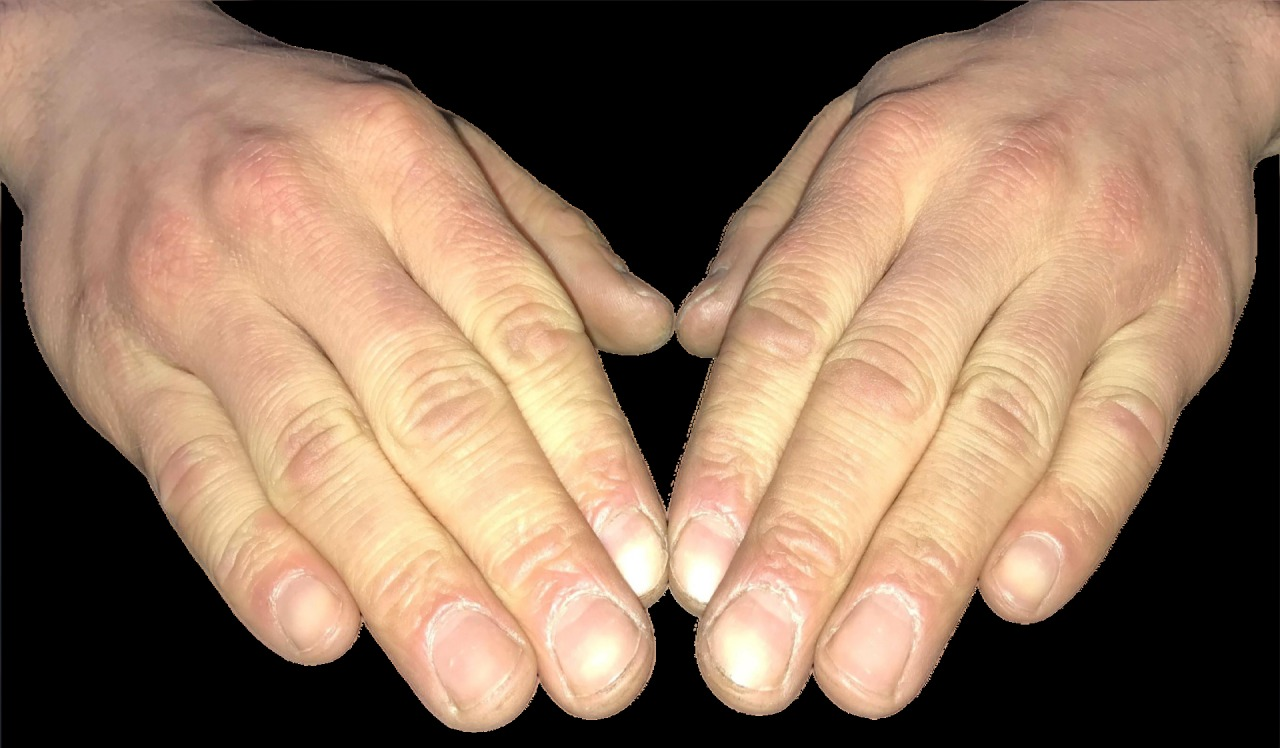
#> input picture vision/hand_tracking/fixtures/hand_open.jpg, 1280 x 748 px, given in place of the camera
$ python marker_pose.py
#> lines starting #> are read from the running program, lines starting #| are printed output that depends on the picture
### agents/bus_client.py
#!/usr/bin/env python3
"""Shared Robot Bus client. asyncio-native with a thread-backed sync facade.

    from bus_client import BusClient, SyncBus
    import asyncio

    async def demo():
        async with BusClient("my-agent", roles=["tool"]) as bus:      # hello + roster
            await bus.subscribe(["sim.obs"])
            rid = await bus.request("sim.cmd", {"cmd": "ping"}, to="armsmith-web")
            print(await bus.wait(rid))
            async for msg in bus.messages("sim.obs"):
                print(msg["data"]["step"])

    with SyncBus("my-tool") as bus:                                   # from plain scripts
        bus.send("sim.cmd", {"cmd": "reset", "args": {"seed": 7}}, to="armsmith-web")
        print(bus.request("sim.cmd", {"cmd": "ping"}, to="armsmith-web", timeout=3))

URL resolution order: explicit arg -> $ROBOT_BUS_URL -> runs/bus.port -> ws://127.0.0.1:8890/ws
"""

from __future__ import annotations

import asyncio
import json
import os
import queue
import threading
import time
import uuid
from pathlib import Path
from typing import Any

from websockets.asyncio.client import connect
from websockets.exceptions import ConnectionClosed

REPO = Path(__file__).resolve().parents[1]
DEFAULT_PORT = 8890


def bus_port() -> int:
    env = os.environ.get("ROBOT_BUS_PORT")
    if env and env.isdigit():
        return int(env)
    try:
        return int((REPO / "runs" / "bus.port").read_text().strip())
    except (OSError, ValueError):
        return DEFAULT_PORT


def resolve_url(explicit: str | None = None) -> str:
    if explicit:
        return explicit
    env = os.environ.get("ROBOT_BUS_URL")
    if env:
        return env
    return f"ws://127.0.0.1:{bus_port()}/ws"


def http_base() -> str:
    u = resolve_url()
    return "http://" + u.split("//", 1)[1].split("/", 1)[0]


class BusClient:
    def __init__(
        self, name: str, url: str | None = None, roles=(), caps=(), subscribe=()
    ):
        self.wanted = name
        self.name: str | None = None  # the hub may rename us (name#2)
        self.url = resolve_url(url)
        self.roles = list(roles)
        self.caps = list(caps)
        self.subs = set(subscribe)
        self.ws = None
        self._reader: asyncio.Task | None = None
        self._inbox: asyncio.Queue = asyncio.Queue(maxsize=10000)
        self._pending: dict[str, asyncio.Future] = {}
        self.connected = asyncio.Event()

    # ------------------------------------------------------------------ setup
    async def connect(self, timeout: float = 8.0) -> "BusClient":
        self.ws = await connect(
            self.url, max_size=64 * 1024 * 1024, ping_interval=20, ping_timeout=20
        )
        self._reader = asyncio.create_task(self._read_loop())
        await self._ws_send(
            {
                "topic": "bus.hello",
                "data": {"name": self.wanted, "roles": self.roles, "caps": self.caps},
            }
        )
        await asyncio.wait_for(self.connected.wait(), timeout)
        if self.subs:  # opt in to high-rate topics requested at construction
            await self._ws_send(
                {"topic": "bus.sub", "data": {"topics": sorted(self.subs)}}
            )
        return self

    async def __aenter__(self) -> "BusClient":
        return await self.connect()

    async def __aexit__(self, *exc) -> None:
        await self.close()

    async def close(self) -> None:
        if self._reader:
            self._reader.cancel()
        if self.ws is not None:
            try:
                await self.ws.close()
            except Exception:
                pass

    # ------------------------------------------------------------------ io
    async def _ws_send(self, envelope: dict) -> None:
        if self.ws is None:
            raise ConnectionError("not connected")
        await self.ws.send(json.dumps(envelope, separators=(",", ":")))

    async def _read_loop(self) -> None:
        try:
            async for raw in self.ws:
                try:
                    msg = json.loads(raw)
                except (TypeError, ValueError):
                    continue
                if not isinstance(msg, dict):
                    continue
                if msg.get("topic") == "bus.roster":
                    self.name = (msg.get("data") or {}).get("you") or self.wanted
                    self.connected.set()
                    continue
                fut = self._pending.get(msg.get("id"))
                if fut is not None and not fut.done():
                    fut.set_result(msg)
                    continue
                try:
                    self._inbox.put_nowait(msg)
                except asyncio.QueueFull:
                    self._inbox.get_nowait()  # drop oldest
                    self._inbox.put_nowait(msg)
        except (ConnectionClosed, asyncio.CancelledError):
            pass
        finally:
            for fut in self._pending.values():
                if not fut.done():
                    fut.set_exception(ConnectionError("bus disconnected"))
            self._pending.clear()

    # [10 lines left out: function envelope, not called in this run]

    # ------------------------------------------------------------------ api
    async def subscribe(self, topics) -> None:
        self.subs |= set(topics)
        await self._ws_send({"topic": "bus.sub", "data": {"topics": sorted(self.subs)}})

    async def send(self, topic: str, data: Any = None, to: str | None = None) -> str:
        env = self.envelope(topic, data, to)
        await self._ws_send(env)
        return env["id"]

    async def reply(self, request: dict, data: Any = None) -> None:
        """Answer a request on the bus, echoing its id so the sender correlates."""
        if not isinstance(request, dict):
            return
        req_data = request.get("data") or {}
        reply_topic = req_data.get("reply_to") or f"{request.get('src', 'x')}.reply"
        env = {
            "v": 1,
            "id": request.get("id", str(uuid.uuid4())),
            "ts": time.time(),
            "src": self.name or self.wanted,
            "topic": reply_topic,
            "to": request.get("src"),
            "data": data,
        }
        await self._ws_send(env)

    async def request(
        self,
        topic: str,
        data: Any = None,
        to: str | None = None,
        timeout: float = 3.0,
        reply_topic: str | None = None,
    ) -> dict | None:
        """Send and wait for the correlated reply (reply carries our request id)."""
        data = dict(data or {})
        if reply_topic:
            data["reply_to"] = reply_topic
        env = self.envelope(topic, data, to)
        fut = asyncio.get_running_loop().create_future()
        self._pending[env["id"]] = fut
        try:
            await self._ws_send(env)
            return await asyncio.wait_for(fut, timeout)
        finally:
            self._pending.pop(env["id"], None)

    async def wait(self, request_id: str, timeout: float = 3.0) -> dict | None:
        """Register interest in a reply that was sent with send() (no blocking on it)."""
        fut = asyncio.get_running_loop().create_future()
        self._pending[request_id] = fut
        try:
            return await asyncio.wait_for(fut, timeout)
        finally:
            self._pending.pop(request_id, None)

    async def recv(
        self, timeout: float | None = None, topic: str | None = None
    ) -> dict | None:
        """Next inbox message (optionally filtered by topic; others are kept in a side list)."""
        deadline = None if timeout is None else time.monotonic() + timeout
        side: list = []
        try:
            while True:
                remaining = (
                    None if deadline is None else max(0.0, deadline - time.monotonic())
                )
                try:
                    msg = await asyncio.wait_for(self._inbox.get(), remaining)
                except asyncio.TimeoutError:
                    return None
                if topic is None or msg.get("topic") == topic:
                    return msg
                side.append(msg)
        finally:
            for m in reversed(side):  # put back what we skipped
                try:
                    self._inbox.put_nowait(m)
                except asyncio.QueueFull:
                    break

    async def messages(self, topic: str | None = None):
        """async for msg in bus.messages('sim.obs')"""
        while True:
            msg = await self.recv(topic=topic)
            if msg is None:
                return
            yield msg


class SyncBus:
    """Thread-backed facade so plain scripts can use the bus without writing asyncio."""

    def __init__(
        self, name: str, url: str | None = None, roles=(), caps=(), subscribe=()
    ):
#> called with name = 'vision-marker', subscribe = ()
        self._loop = asyncio.new_event_loop()
        self.client = BusClient(name, url, roles, caps, subscribe)
#> (the call stopped at in _run, `async def pump(): await self.client.connect() while True: msg = await ..`: websockets is not available in this run)
        self._thread = threading.Thread(
            target=self._run, name=f"bus-{name}", daemon=True
        )
        self._inbox: queue.Queue = queue.Queue(maxsize=10000)
        self._thread.start()
        # wait for hello/roster
        for _ in range(200):
            if self.client.connected.is_set() or not self._thread.is_alive():
                break
            time.sleep(0.05)
        if not self.client.connected.is_set():
            raise ConnectionError(
                f"bus unreachable at {self.client.url} -- is `python agents/hub.py` running?"
            )

    def _run(self) -> None:
        asyncio.set_event_loop(self._loop)

        async def pump():
            await self.client.connect()
            while True:
                msg = await self.client.recv()
                if msg is None:
                    continue
                try:
                    self._inbox.put_nowait(msg)
                except queue.Full:
                    self._inbox.get_nowait()
                    self._inbox.put_nowait(msg)

        try:
            self._loop.run_until_complete(pump())
        except Exception:
            pass

    def _call(self, coro, timeout: float | None = None):
        fut = asyncio.run_coroutine_threadsafe(coro, self._loop)
        return fut.result(timeout)

    @property
    def name(self) -> str:
        return self.client.name or self.client.wanted

    def subscribe(self, topics) -> None:
        self._call(self.client.subscribe(topics), 5)

    def send(self, topic: str, data: Any = None, to: str | None = None) -> str:
        return self._call(self.client.send(topic, data, to), 5)

    # [24 lines left out: functions request, recv, not called in this run]

    def close(self) -> None:
        self._call(self.client.close(), 5)

    def __enter__(self):
        return self

    # [5 lines left out: function __exit__, not called in this run]

### vision/tape_tracker/marker_pose.py
#!/usr/bin/env python3
"""marker_pose.py — ArUco 6DoF pose on the bus (cv2.aruco, DICT_6X6_250).

Pipeline: detectMarkers → solvePnP (SOLVEPNP_IPPE_SQUARE, exact for square
planar markers) → position in the CAMERA frame (metres) + yaw of the marker
normal. Published as vision.marker per docs/PROTOCOL.md.

⚠ DEFAULT INTRINSICS ARE UNCALIBRATED: unless you pass --calib (an .npz from
cv2.calibrateCamera) we assume fx=fy=frame_width, cx=w/2, cy=h/2 — a ~50°
horizontal FOV guess for a typical webcam. Positions will be roughly right
(z scales ~1/f) but are NOT metrology. For demo-day absolute placement,
print one marker at a known distance and eyeball-scale --marker-len, or do a
proper chessboard calibration (see vision/README.md workflow).

Prior-art note: the "render a marker, warp it, check the pose back" test
pattern comes from the ArUco sections of our earlier robot_vision tooling;
corner order convention (TL,TR,BR,BL ↔ object points (-s/2,s/2)…
counter-clockwise in marker frame) follows the OpenCV docs.

Usage:
  sim/py/.venv/bin/python vision/tape_tracker/marker_pose.py --source 2
  sim/py/.venv/bin/python vision/tape_tracker/marker_pose.py --calib calib.npz
"""

from __future__ import annotations

import argparse
import base64
import json
import math
import sys
import time
from pathlib import Path

import cv2
import numpy as np

_HERE = Path(__file__).resolve().parent
_REPO = _HERE.parents[1]
sys.path.insert(0, str(_HERE.parent))
sys.path.insert(0, str(_REPO / "agents"))

DICT = cv2.aruco.DICT_6X6_250


def default_intrinsics(w: int, h: int) -> np.ndarray:
    """Guess K for an uncalibrated webcam: fx=fy=w (≈53° h-FOV), centre cx/cy."""
    f = float(w)
    return np.array([[f, 0, w / 2.0], [0, f, h / 2.0], [0, 0, 1.0]], dtype=np.float64)


def load_calib(path: str) -> tuple[np.ndarray, np.ndarray]:
    """npz with 'mtx'/'dist' (cv2.calibrateCamera convention)."""
    d = np.load(path)
    return d["mtx"].astype(np.float64), d["dist"].astype(np.float64)


def object_points(marker_len_m: float) -> np.ndarray:
    """Marker corners in the marker frame: origin centre, z out of the plane,
    order TL, TR, BR, BL (matches detectMarkers corner order)."""
    s = marker_len_m / 2.0
    return np.array([[-s, s, 0], [s, s, 0], [s, -s, 0], [-s, -s, 0]], dtype=np.float64)


def marker_yaw(rmat: np.ndarray) -> float:
    """Yaw of the marker's FRONT-face normal in the camera frame, degrees.

    OpenCV's planar convention (IPPE_SQUARE + image-space corner order) yields
    R@[0,0,1] pointing AWAY from the camera for a marker facing us, so the
    front-face normal is -R@[0,0,1]. yaw = atan2(n_x, n_z): 0° head-on,
    ±90° edge-on. (Empirically verified in test_marker.py.)
    """
    n = -rmat @ np.array([0.0, 0.0, 1.0])
    return math.degrees(math.atan2(n[0], n[2]))


def detect_markers(
    frame_bgr: np.ndarray,
    marker_len_m: float = 0.06,
    mtx: np.ndarray | None = None,
    dist: np.ndarray | None = None,
) -> list[dict]:
    """Detect + PnP. PURE (no bus/camera). Returns [{id, pos_m, yaw_deg, corners}]."""
    h, w = frame_bgr.shape[:2]
    if mtx is None:
        mtx = default_intrinsics(w, h)
    if dist is None:
        dist = np.zeros((1, 5), dtype=np.float64)
    gray = cv2.cvtColor(frame_bgr, cv2.COLOR_BGR2GRAY)
    detector = cv2.aruco.ArucoDetector(
        cv2.aruco.getPredefinedDictionary(DICT), cv2.aruco.DetectorParameters()
    )
    corners, ids, _rej = detector.detectMarkers(gray)
    out: list[dict] = []
    if ids is None:
        return out
    objp = object_points(marker_len_m)
    for i, cid in enumerate(ids.flatten()):
        pts = corners[i].reshape(4, 2).astype(np.float64)
        ok, rvec, tvec = cv2.solvePnP(
            objp, pts, mtx, dist, flags=cv2.SOLVEPNP_IPPE_SQUARE
        )
        if not ok:
            continue
        rmat, _ = cv2.Rodrigues(rvec)
        out.append(
            {
                "id": int(cid),
                "pos_m": [
                    round(float(tvec[0][0]), 4),
                    round(float(tvec[1][0]), 4),
                    round(float(tvec[2][0]), 4),
                ],
                "yaw_deg": round(marker_yaw(rmat), 1),
                "corners": pts.astype(int).tolist(),
            }
        )
    return out


def annotate(frame: np.ndarray, markers: list[dict]) -> np.ndarray:
    for m in markers:
        pts = np.array(m["corners"], dtype=np.int32)
        cv2.polylines(frame, [pts], True, (80, 255, 80), 2)
        c = pts.mean(axis=0).astype(int)
        cv2.putText(
            frame,
            f"id={m['id']} z={m['pos_m'][2]:.2f}m yaw={m['yaw_deg']:+.0f}°",
            (c[0] - 40, c[1] - 10),
            cv2.FONT_HERSHEY_SIMPLEX,
            0.5,
            (80, 255, 80),
            1,
            cv2.LINE_AA,
        )
    return frame


def main() -> None:
    ap = argparse.ArgumentParser(
        description=__doc__, formatter_class=argparse.RawDescriptionHelpFormatter
    )
    ap.add_argument("--source", default="0")
    ap.add_argument(
        "--marker-len",
        type=float,
        default=0.06,
        help="printed marker side length in metres",
    )
    ap.add_argument("--calib", default="", help=".npz with mtx/dist from calibration")
    ap.add_argument("--dict", type=int, default=DICT, help="cv2.aruco dict id")
    ap.add_argument("--marker-hz", type=float, default=30.0)
    ap.add_argument("--frame-hz", type=float, default=10.0)
    ap.add_argument("--jpeg-w", type=int, default=640)
    ap.add_argument("--width", type=int, default=640)
    ap.add_argument("--height", type=int, default=480)
    ap.add_argument("--bus", default="")
    args = ap.parse_args()

    mtx = dist = None
    if args.calib:
        mtx, dist = load_calib(args.calib)
        print(f"calibration loaded from {args.calib}")
    else:
        print(
            "WARN: using DEFAULT (uncalibrated) intrinsics — pos_m is a rough "
            "estimate; calibrate for absolute scale (vision/README.md)"
        )

    bus = None
    try:
        from bus_client import SyncBus

        bus = SyncBus(
            "vision-marker", url=args.bus or None, roles=["tool"], caps=["aruco"]
        )
        print(f"bus: connected as {bus.name}")
    except Exception as e:  # noqa: BLE001
        print(f"WARN: bus unreachable ({e}); running offline")

    def publish(topic: str, data: dict) -> None:
        if bus is not None:
            try:
                bus.send(topic, data)
            except Exception as e:  # noqa: BLE001
                print(f"WARN: publish failed ({e}); continuing")

    try:
        idx = int(args.source)
        src, is_cam = idx, True
    except ValueError:
        src, is_cam = args.source, False
    backend = cv2.CAP_V4L2 if is_cam else cv2.CAP_FFMPEG
    cap = cv2.VideoCapture(src, backend)
    if is_cam and cap.isOpened():
        cap.set(cv2.CAP_PROP_FRAME_WIDTH, args.width)
        cap.set(cv2.CAP_PROP_FRAME_HEIGHT, args.height)
    if not cap.isOpened() or (is_cam and not cap.read()[0]):
        cap.release()
        import find_cameras

        probe = find_cameras.probe_indices(list(range(0, 13)))
        usable = [c["index"] for c in probe if c.get("can_open")]
        sys.exit(
            f"error: cannot open source {args.source!r}; usable: {usable or 'NONE'}"
        )

    last_m_t = 0.0
#> last_m_t = 0
    last_f_t = 0.0
    frame_count = 0
    fps = 0.0
    t_prev = time.perf_counter()

    try:
        while True:
            ok, frame = cap.read()
#> frame is the input picture: shape (748, 1280, 3); mean B, G, R 94.6, 116.7, 145.1
            if not ok:
                if not is_cam:
                    cap.set(cv2.CAP_PROP_POS_FRAMES, 0)
                    continue
                print("WARN: camera read failed; retrying")
                time.sleep(0.2)
                continue
            now = time.perf_counter()
            dt = max(1e-3, now - t_prev)
            fps = 0.9 * fps + 0.1 / dt if frame_count > 5 else 1 / dt
            t_prev = now
            frame_count += 1

            markers = detect_markers(frame, args.marker_len, mtx, dist)
#> in detect_markers, `gray = cv2.cvtColor(frame_bgr, cv2.COLOR_BGR2GRAY)`:
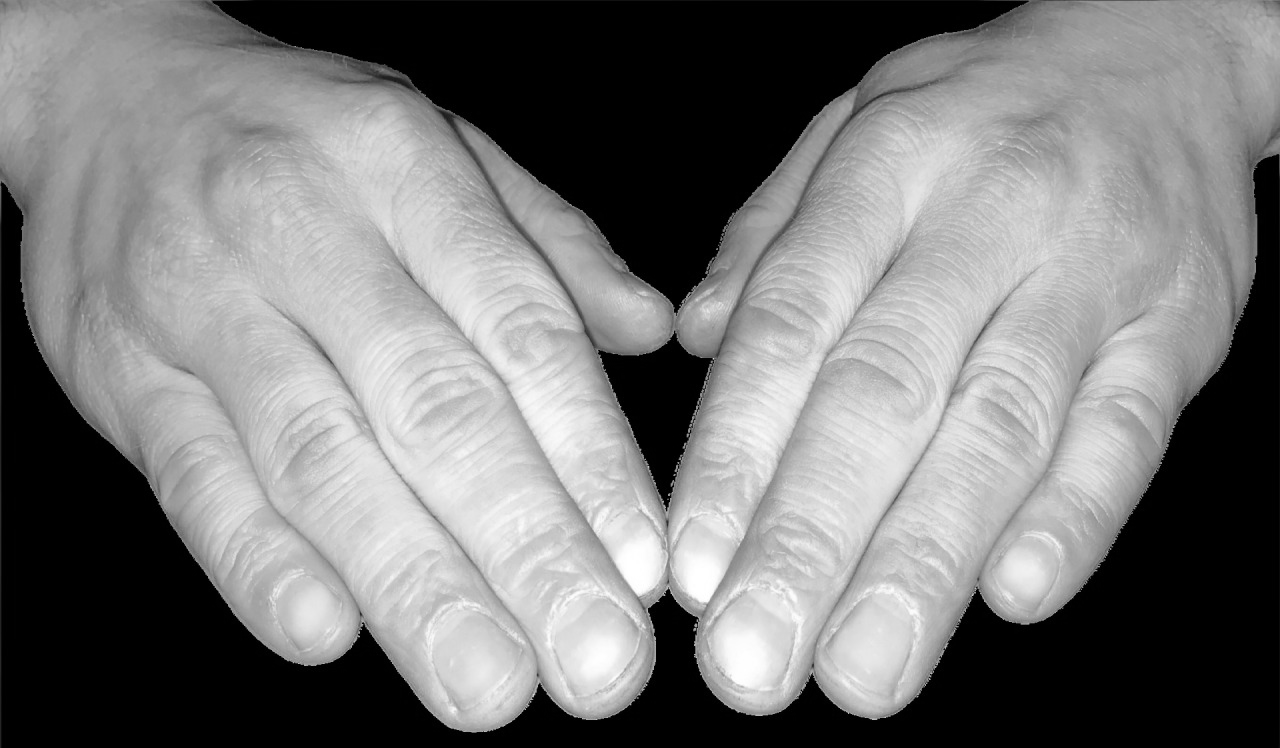
#> gray: shape (748, 1280); min 0, max 255, mean 122.7
#> in detect_markers, `corners, ids, _rej = detector.detectMarkers(gray)`: corners = (); ids = None
#> markers = []
            h, w = frame.shape[:2]
#> h = 748; w = 1280

            if now - last_m_t >= 1.0 / args.marker_hz:
                last_m_t = now
                publish(
                    "vision.marker",
                    {
                        "markers": [
                            {
                                "id": m["id"],
                                "pos_m": m["pos_m"],
                                "yaw_deg": m["yaw_deg"],
                            }
                            for m in markers
                        ],
                        "w": w,
                        "h": h,
                        "fps": round(fps, 1),
                        "t": time.time(),
                    },
                )

            if now - last_f_t >= 1.0 / args.frame_hz:
                last_f_t = now
                vis = annotate(frame.copy(), markers)
                s = min(1.0, args.jpeg_w / vis.shape[1])
#> s = 0.5
                if s < 1.0:
                    vis = cv2.resize(
                        vis, (int(vis.shape[1] * s), int(vis.shape[0] * s))
                    )
                okj, buf = cv2.imencode(".jpg", vis, [cv2.IMWRITE_JPEG_QUALITY, 65])
                if okj:
                    publish(
                        "vision.frame",
                        {
                            "from": "marker",
                            "jpeg_b64": base64.b64encode(buf.tobytes()).decode(),
                            "w": vis.shape[1],
                            "h": vis.shape[0],
                        },
                    )
    except KeyboardInterrupt:
        pass
    finally:
        print(f"\n{frame_count} frames, avg {fps:.1f} fps")
        cap.release()
        if bus is not None:
            bus.close()


if __name__ == "__main__":
    main()
